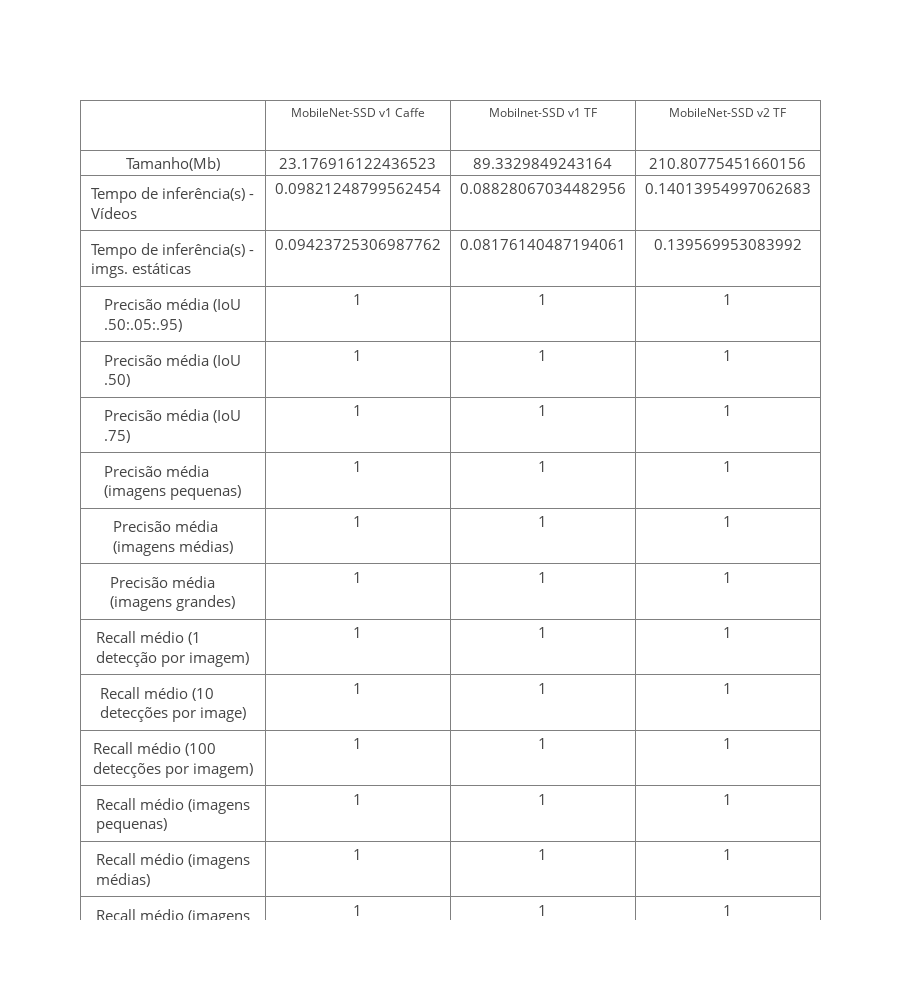

The notebook cell saved with this chart:
### Code cell
row_labels = [chart for chart in chart_names]
row_labels = np.array(row_labels, dtype=np.str)
header = ['', 'MobileNet-SSD v1 Caffe', 'Mobilnet-SSD v1 TF', 'MobileNet-SSD v2 TF']
tab_header = ['',models[0]['display_name'],models[1]['display_name'],models[2]['display_name']]

str_rows = np.zeros(shape=rows.shape, dtype=str)
str_rows[:,0] = ['%.3f' % x for x in rows[:,0]]
str_rows[:,0] = ['%.3f' % x for x in rows[:,1]]
str_rows[:,0] = ['%.3f' % x for x in rows[:,2]]
print(str_rows)

#print(row_values)
#print(rows.T)
data = [go.Table(
    header=dict(values=header, height=50),
    cells=dict(values=[row_labels, rows[:,0], rows[:,1], rows[:,2]], height=25, font=dict(size=15)),
    columnwidth=50,
)]

layout = go.Layout(
    width=900,
    height=1000,
)

fig = go.Figure(data=data, layout=layout)
iplot(fig)

#plotly.io.write_image(fig, 'charts/table.png')

### Figure 1 — Plotly figure (JSON) as saved in the notebook; plotly's stock layout.template omitted (floating-point values rounded to 4 significant figures)
{"data": [{"cells": {"font": {"size": 15}, "height": 25, "values": [["Tamanho(Mb)", "Tempo de inferência(s) - Vídeos", "Tempo de inferência(s) - imgs. estáticas", "Precisão média (IoU .50:.05:.95)", "Precisão média (IoU .50)", "Precisão média (IoU .75)", "Precisão média (imagens pequenas)", "Precisão média (imagens médias)", "Precisão média (imagens grandes)", "Recall médio (1 detecção por imagem)", "Recall médio (10 detecções por image)", "Recall médio (100 detecções por imagem)", "Recall médio (imagens pequenas)", "Recall médio (imagens médias)", "Recall médio (imagens grandes)"], [23.18, 0.09821, 0.09424, 1, 1, 1, 1, 1, 1, 1, 1, 1, 1, 1, 1], [89.33, 0.08828, 0.08176, 1, 1, 1, 1, 1, 1, 1, 1, 1, 1, 1, 1], [210.8, 0.1401, 0.1396, 1, 1, 1, 1, 1, 1, 1, 1, 1, 1, 1, 1]]}, "columnwidth": 50, "header": {"height": 50, "values": ["", "MobileNet-SSD v1 Caffe", "Mobilnet-SSD v1 TF", "MobileNet-SSD v2 TF"]}, "type": "table", "uid": "a585a912-a5a1-499f-8199-5884614590a1"}], "layout": {"height": 1000, "width": 900}}
